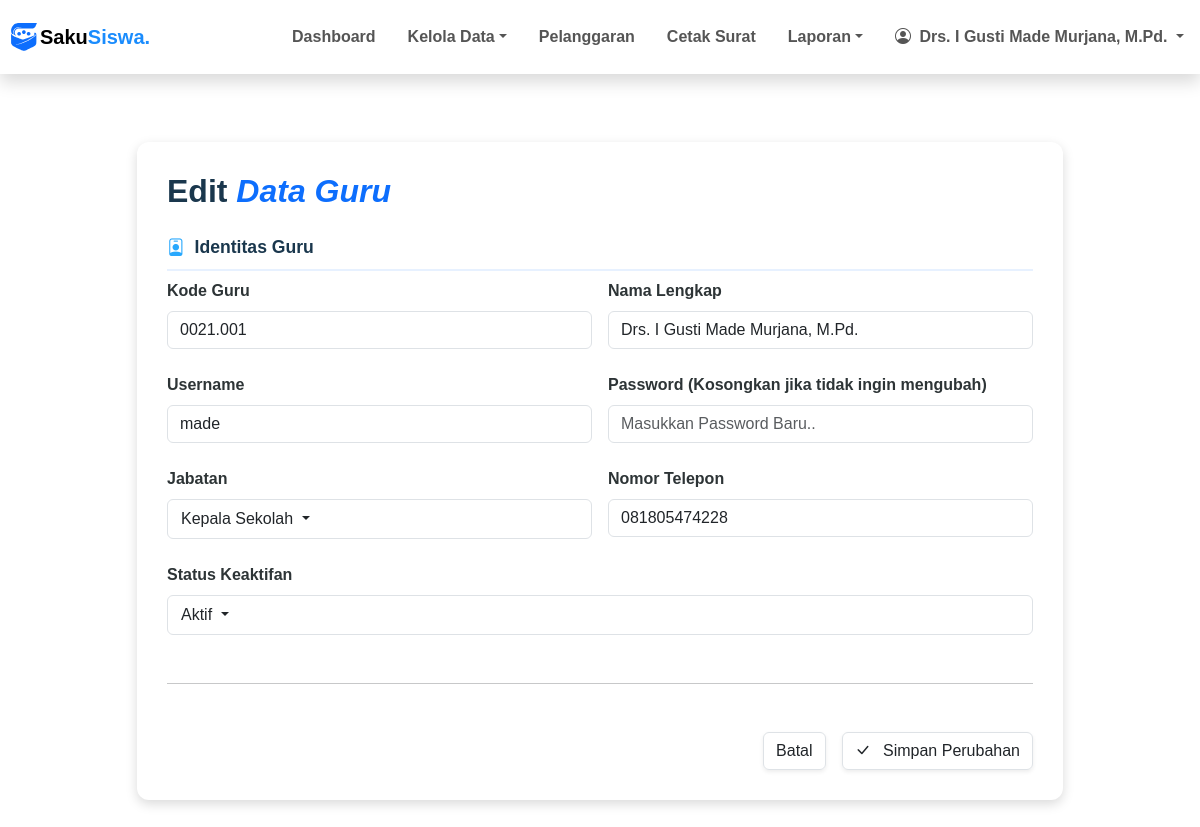
Screenshot of /pages/guru/edit.php?kode_guru=0021.001 (signed in) with the database file from the repository.
### tables this page shows
CREATE TABLE `guru` (
  `kode_guru` char(8) NOT NULL,
  `nama_pengguna` varchar(100) DEFAULT NULL,
  `role` enum('admin','bk','guru','manajemen') DEFAULT 'guru',
  `username` varchar(50) DEFAULT NULL,
  `password` varchar(70) DEFAULT NULL,
  `aktif` enum('Y','N') DEFAULT NULL,
  `jabatan` varchar(50) DEFAULT NULL,
  `telp` varchar(16) DEFAULT NULL
);

### pages/guru/edit.php (the view, shortened to what this page needs)
<?php
include ROOTPATH . "/config/config.php";
include ROOTPATH . "/includes/header.php";
$kode_guru = $_GET["kode_guru"];
$result = mysqli_fetch_assoc(mysqli_query($conn, "SELECT * FROM guru WHERE kode_guru = '$kode_guru'"));
?>
<div class="container py-5">
    <div class="row justify-content-center">
        <div class="col-lg-10">
            <div class="form-container">
                <div class="d-flex align-items-center mb-4">
                    <h2 class="main-title mb-0" style="color: #1a374d; font-weight: 700;">
                        Edit <span class="text-primary fst-italic">Data Guru</span>
                    </h2>
                </div>
                <form action="/SistemPoin/process/guru_process.php" method="POST">
                    <div class="form-section-title">
                        <i class="bi bi-person-badge"></i> Identitas Guru
                    </div>
                    <div class="row g-3 mb-4">
                        <div class="col-md-6">
                            <label class="form-label">Kode Guru</label>
                            <input type="text" name="kode_guru" class="form-control" value="<?= $result['kode_guru'] ?>" readonly>
                        </div>
                        <div class="col-md-6">
                            <label class="form-label">Nama Lengkap</label>
                            <input type="text" name="nama_pengguna" class="form-control" placeholder="Masukkan Nama Lengkap.." value="<?= $result['nama_pengguna'] ?>" required>
                        </div>
                        <div class="col-md-6">
                            <label class="form-label">Username</label>
                            <input type="text" name="username" class="form-control" placeholder="Masukkan Username.." value="<?= $result['username'] ?>" required>
                        </div>
                        <div class="col-md-6">
                            <label class="form-label">Password (Kosongkan jika tidak ingin mengubah)</label>
                            <input type="password" name="password" class="form-control" placeholder="Masukkan Password Baru..">
                        </div>
                        <div class="col-md-6">
                            <label class="form-label">Jabatan</label>
                            <div class="dropdown border rounded">
                                <button class="btn dropdown-toggle-filter dropdown-toggle w-100 text-start" type="button" id="dropdown_jabatan" data-bs-toggle="dropdown">
                                    <?= !empty($result['jabatan']) ? $result['jabatan'] : 'Pilih Jabatan' ?>
                                </button>
                            </div>
                        </div>
                        <div class="col-md-6">
                            <label class="form-label">Nomor Telepon</label>
                            <input type="number" name="telp" class="form-control" placeholder="Masukkan Nomor Telepon.." value="<?= $result['telp'] ?>" required>
                        </div>
                        <div class="col-12">
                            <label class="form-label">Status Keaktifan</label>
                            <div class="dropdown border rounded">
                                <button class="btn dropdown-toggle-filter dropdown-toggle w-100 text-start" type="button" id="dropdown_aktif" data-bs-toggle="dropdown">
                                    <?= $result['aktif'] == 'Y' ? 'Aktif' : 'Tidak Aktif' ?>
                                </button>
                            </div>
                        </div>
                    </div>
                    <hr class="my-5">
                    <div class="d-flex justify-content-end gap-3">
                        <a href="list.php" class="btn btn-cancel shadow-sm border">Batal</a>
                        <button type="submit" class="btn btn-save shadow-sm border">
                            <i class="bi bi-check-lg me-2"></i> Simpan Perubahan
                        </button>
                    </div>
                </form>
            </div>
        </div>
    </div>
</div>
<?php include ROOTPATH . "/includes/footer.php"; ?>

### assets/css/style.css (style rules this page uses)
.dropdown-toggle-filter { border: 1px solid #dee2e6; background: white; display: flex; justify-content: space-between; align-items: center; }
.btn { transition: all 0.4s ease-in-out !important; }
.form-container { background: #ffffff; padding: 30px; border-radius: 12px; box-shadow: rgba(0, 0, 0, 0.15) 0px 4px 12px; margin-top: 20px; }
.form-section-title { font-size: 1.1rem; font-weight: 700; color: #1a374d; margin-top: 1rem; margin-bottom: 0rem; padding-bottom: 8px; border-bottom: 2px solid #e7f1ff; display: flex; align-items: center; }
.form-section-title i { margin-right: 10px; color: #28a8fd; }
.form-label { font-weight: 600; color: #2d3436; margin-bottom: 8px; margin-top: 0.5rem; }
.btn-save { background-color: #1a374d; color: white; padding: 10px 25px; border-radius: 8px; border: none; font-weight: 600; transition: all 0.3s ease; }
.btn-cancel { background-color: #f8f9fa; color: #6c757d; padding: 10px 25px; border-radius: 8px; border: 1px solid #dee2e6; text-decoration: none; font-weight: 600; transition: all 0.3s ease; }

### includes/header.php (style rules this page uses)
body { font-family: 'Poppins', sans-serif !important; overflow-x: hidden; }

### rows the page displays
guru: kode_guru "0021.001", nama_pengguna "Drs. I Gusti Made Murjana, M.Pd.", username "made", jabatan "Kepala Sekolah", telp "081805474228"

### other values shown
$_SESSION['nama_pengguna'] "Drs. I Gusti Made Murjana, M.Pd."
